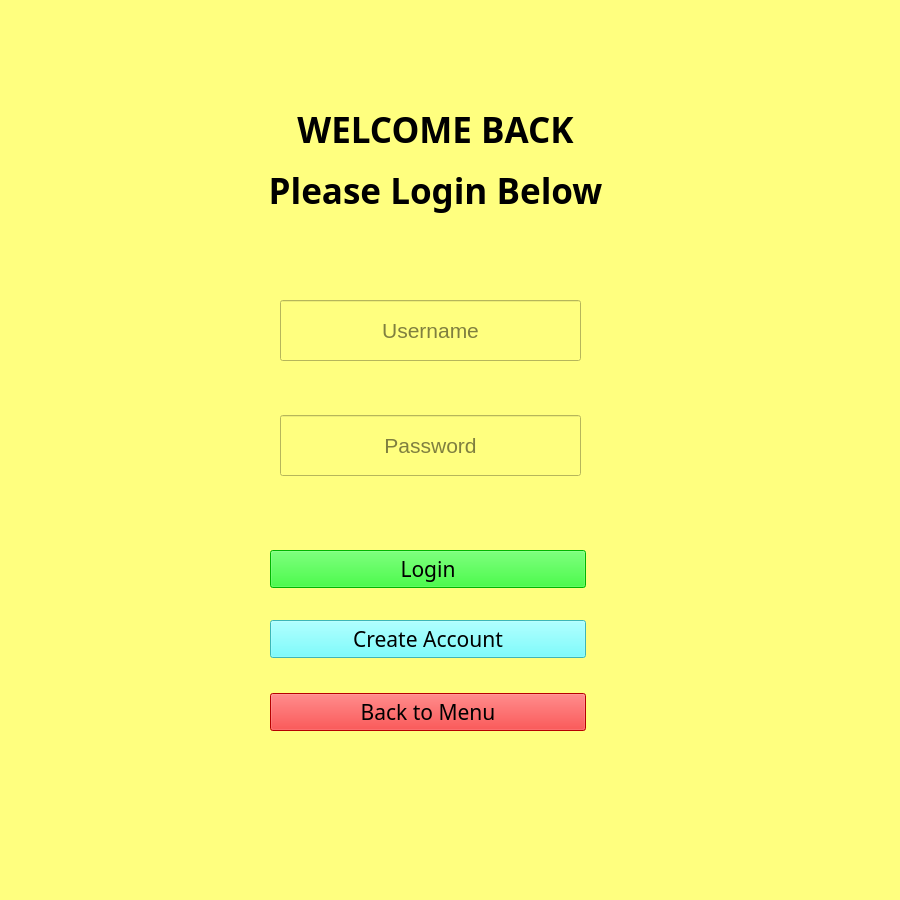
<?xml version="1.0" encoding="UTF-8"?>
<ui version="4.0">
 <class>TrivialCompute_Login</class>
 <widget class="QWidget" name="TrivialCompute_Login">
  <property name="geometry">
   <rect>
    <x>0</x>
    <y>0</y>
    <width>900</width>
    <height>900</height>
   </rect>
  </property>
  <property name="minimumSize">
   <size>
    <width>900</width>
    <height>900</height>
   </size>
  </property>
  <property name="maximumSize">
   <size>
    <width>900</width>
    <height>900</height>
   </size>
  </property>
  <property name="windowTitle">
   <string>TrivialCompute_Login</string>
  </property>
  <property name="styleSheet">
   <string notr="true">background-color: rgb(255, 255, 127);</string>
  </property>
  <widget class="QLabel" name="label">
   <property name="geometry">
    <rect>
     <x>250</x>
     <y>90</y>
     <width>371</width>
     <height>141</height>
    </rect>
   </property>
   <property name="font">
    <font>
     <family>Segoe UI Black</family>
     <pointsize>26</pointsize>
     <weight>75</weight>
     <bold>true</bold>
    </font>
   </property>
   <property name="text">
    <string>&lt;html&gt;&lt;head/&gt;&lt;body&gt;&lt;p align=&quot;center&quot;&gt;WELCOME BACK&lt;/p&gt;&lt;p align=&quot;center&quot;&gt;Please Login Below&lt;/p&gt;&lt;/body&gt;&lt;/html&gt;</string>
   </property>
  </widget>
  <widget class="QWidget" name="layoutWidget">
   <property name="geometry">
    <rect>
     <x>280</x>
     <y>300</y>
     <width>303</width>
     <height>176</height>
    </rect>
   </property>
   <layout class="QVBoxLayout" name="verticalLayout">
    <item>
     <widget class="QLineEdit" name="lineEdit">
      <property name="minimumSize">
       <size>
        <width>301</width>
        <height>61</height>
       </size>
      </property>
      <property name="maximumSize">
       <size>
        <width>301</width>
        <height>61</height>
       </size>
      </property>
      <property name="font">
       <font>
        <pointsize>16</pointsize>
       </font>
      </property>
      <property name="styleSheet">
       <string notr="true"/>
      </property>
      <property name="alignment">
       <set>Qt::AlignCenter</set>
      </property>
      <property name="placeholderText">
       <string>Username</string>
      </property>
     </widget>
    </item>
    <item>
     <spacer name="verticalSpacer">
      <property name="orientation">
       <enum>Qt::Vertical</enum>
      </property>
      <property name="sizeHint" stdset="0">
       <size>
        <width>20</width>
        <height>40</height>
       </size>
      </property>
     </spacer>
    </item>
    <item>
     <widget class="QLineEdit" name="lineEdit_2">
      <property name="minimumSize">
       <size>
        <width>301</width>
        <height>61</height>
       </size>
      </property>
      <property name="maximumSize">
       <size>
        <width>301</width>
        <height>61</height>
       </size>
      </property>
      <property name="font">
       <font>
        <pointsize>16</pointsize>
       </font>
      </property>
      <property name="styleSheet">
       <string notr="true">border-color: rgb(255, 255, 127);</string>
      </property>
      <property name="echoMode">
       <enum>QLineEdit::Password</enum>
      </property>
      <property name="alignment">
       <set>Qt::AlignCenter</set>
      </property>
      <property name="placeholderText">
       <string>Password</string>
      </property>
     </widget>
    </item>
   </layout>
  </widget>
  <widget class="QWidget" name="">
   <property name="geometry">
    <rect>
     <x>270</x>
     <y>550</y>
     <width>316</width>
     <height>181</height>
    </rect>
   </property>
   <layout class="QVBoxLayout" name="verticalLayout_2">
    <item>
     <layout class="QVBoxLayout" name="verticalLayout_1">
      <item>
       <widget class="QPushButton" name="pushButton">
        <property name="font">
         <font>
          <family>Segoe UI Black</family>
          <pointsize>16</pointsize>
          <weight>10</weight>
          <italic>false</italic>
          <bold>false</bold>
         </font>
        </property>
        <property name="styleSheet">
         <string notr="true">background-color: rgb(0, 255, 0);
font: 87 16pt &quot;Segoe UI Black&quot;;
border-color: rgb(0, 0, 0);</string>
        </property>
        <property name="text">
         <string>Login</string>
        </property>
       </widget>
      </item>
     </layout>
    </item>
    <item>
     <spacer name="verticalSpacer_2">
      <property name="orientation">
       <enum>Qt::Vertical</enum>
      </property>
      <property name="sizeHint" stdset="0">
       <size>
        <width>314</width>
        <height>38</height>
       </size>
      </property>
     </spacer>
    </item>
    <item>
     <layout class="QVBoxLayout" name="verticalLayout_13">
      <item>
       <widget class="QPushButton" name="pushButton_2">
        <property name="font">
         <font>
          <family>Segoe UI Black</family>
          <pointsize>16</pointsize>
          <weight>10</weight>
          <italic>false</italic>
          <bold>false</bold>
         </font>
        </property>
        <property name="styleSheet">
         <string notr="true">font: 87 16pt &quot;Segoe UI Black&quot;;
background-color: rgb(85, 255, 255);
border-color: rgb(0, 0, 0);</string>
        </property>
        <property name="text">
         <string>Create Account</string>
        </property>
       </widget>
      </item>
     </layout>
    </item>
    <item>
     <spacer name="verticalSpacer_3">
      <property name="orientation">
       <enum>Qt::Vertical</enum>
      </property>
      <property name="sizeHint" stdset="0">
       <size>
        <width>20</width>
        <height>40</height>
       </size>
      </property>
     </spacer>
    </item>
    <item>
     <layout class="QVBoxLayout" name="verticalLayout_3">
      <item>
       <widget class="QPushButton" name="pushButton_1">
        <property name="font">
         <font>
          <family>Segoe UI Black</family>
          <pointsize>16</pointsize>
          <weight>10</weight>
          <italic>false</italic>
          <bold>false</bold>
         </font>
        </property>
        <property name="styleSheet">
         <string notr="true">background-color: rgb(255, 0, 0);
font: 87 16pt &quot;Segoe UI Black&quot;;
border-color: rgb(0, 0, 0);</string>
        </property>
        <property name="text">
         <string>Back to Menu</string>
        </property>
       </widget>
      </item>
     </layout>
    </item>
   </layout>
  </widget>
 </widget>
 <resources>
  <include location="../main_window/main_window.qrc"/>
 </resources>
 <connections/>
</ui>
